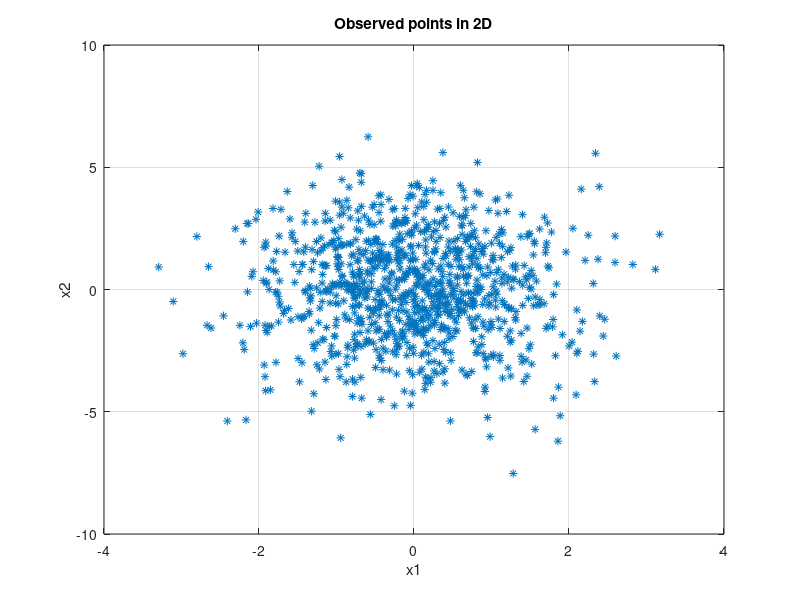
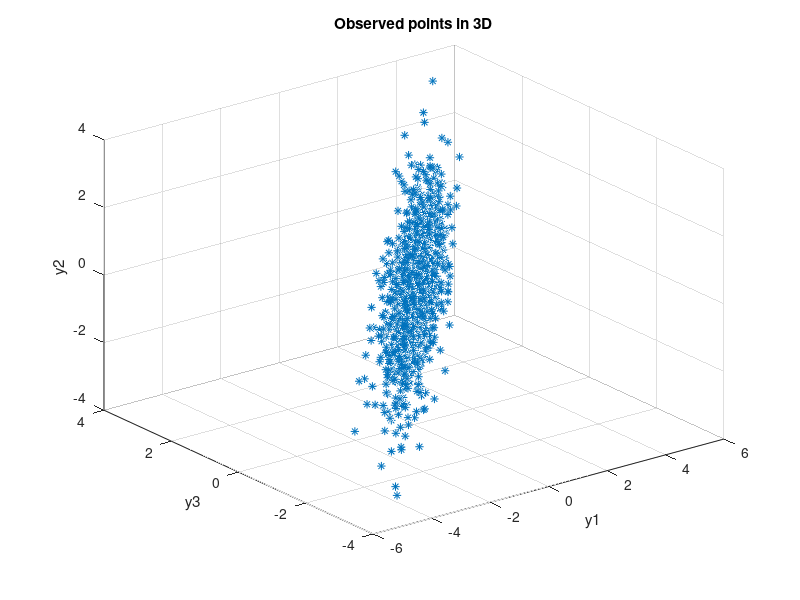
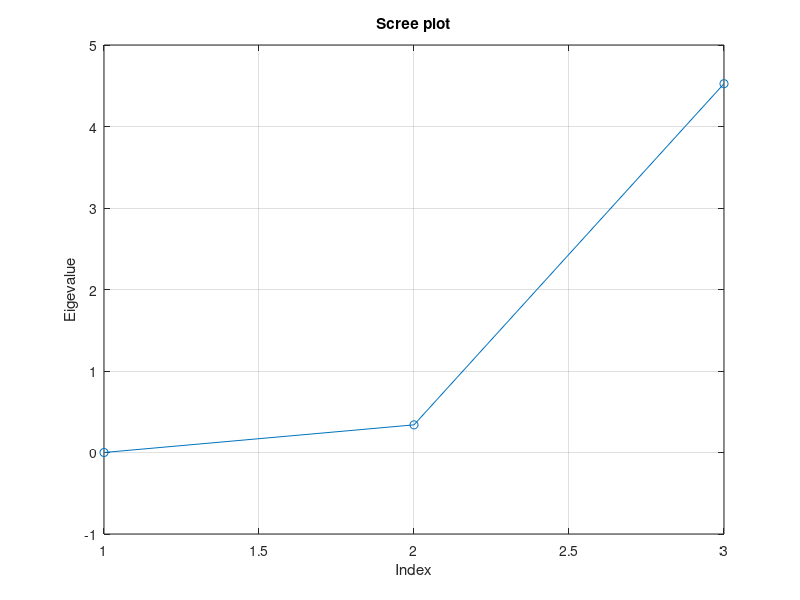
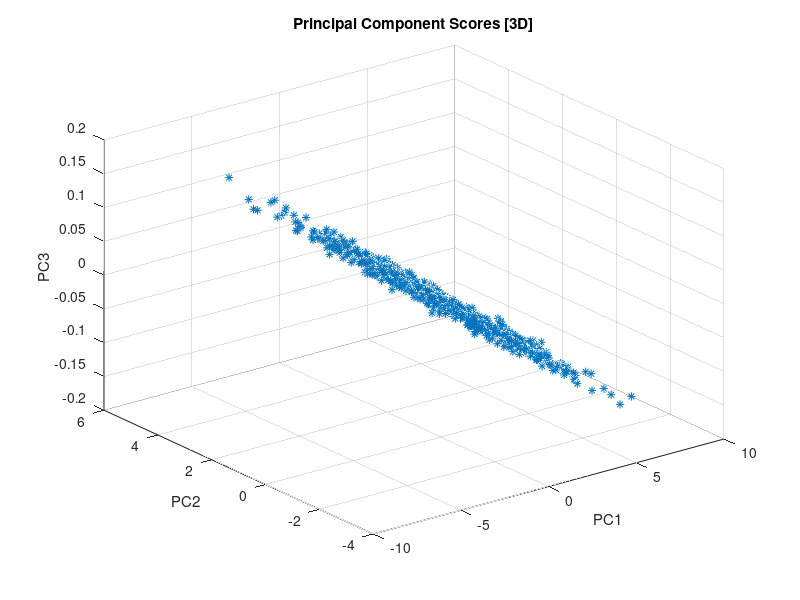

These charts were generated, in order, by the following MATLAB code:
% Amarantidou Efthymia 
% AEM: 9762
% Data Analysis | Chapter [6] Ex. 1

clear;
close all;
clc;

%%
n = 1000;  % Sample size

mu = [0 0];
sigma = [1 0; 0 4];

rng('default');
X = mvnrnd(mu,sigma,n);

W = [0.2 0.8; 0.4 0.5; 0.7 0.3];

figure();
plot(X(:,1),X(:,2), '*');
xlabel('x1');
ylabel('x2');
grid on;
title('Observed points in 2D');

%% Tranformation from R^2 to R^3

transformedX = X*W';

x = transformedX(:,1);
y = transformedX(:,2);
z = transformedX(:,3);

figure();
plot3(x,y,z, '*');
xlabel('y1');
ylabel('y3');
zlabel('y2');
grid on;
title('Observed points in 3D');

%% Question (a)
% Covariances matrix

Xc = transformedX - repmat(sum(transformedX)/n, n, 1);

S = 1/(n-1)*(Xc')*Xc;

% Eigenvectors & Eigenvalues of S

[Seigenvectors, Seigenvalues] = eig(S);

Seigenvalues = diag(Seigenvalues);

%% Question (b)

figure();
index = 1:length(Seigenvalues);
plot(index, Seigenvalues(index), 'o-');
xlabel('Index');
ylabel('Eigevalue');
title('Scree plot');
grid on;

Y = (Seigenvectors * Xc')';

figure();
plot3(Y(:,1), Y(:,2), Y(:,3), '*');
xlabel('PC1');
ylabel('PC2');
zlabel('PC3');
title('Principal Component Scores [3D]');
grid on;

%% Question (c)

Y2 = (Seigenvectors(:,1:2)' * Xc')';

figure();
hold on;
plot(X(:,1), X(:,2), '*');
plot(Y2(:,1), Y2(:,2), '*k');
xlabel('PC1');
ylabel('PC2');
title('Principal Component Scores [2D]');
hold off;
grid on;